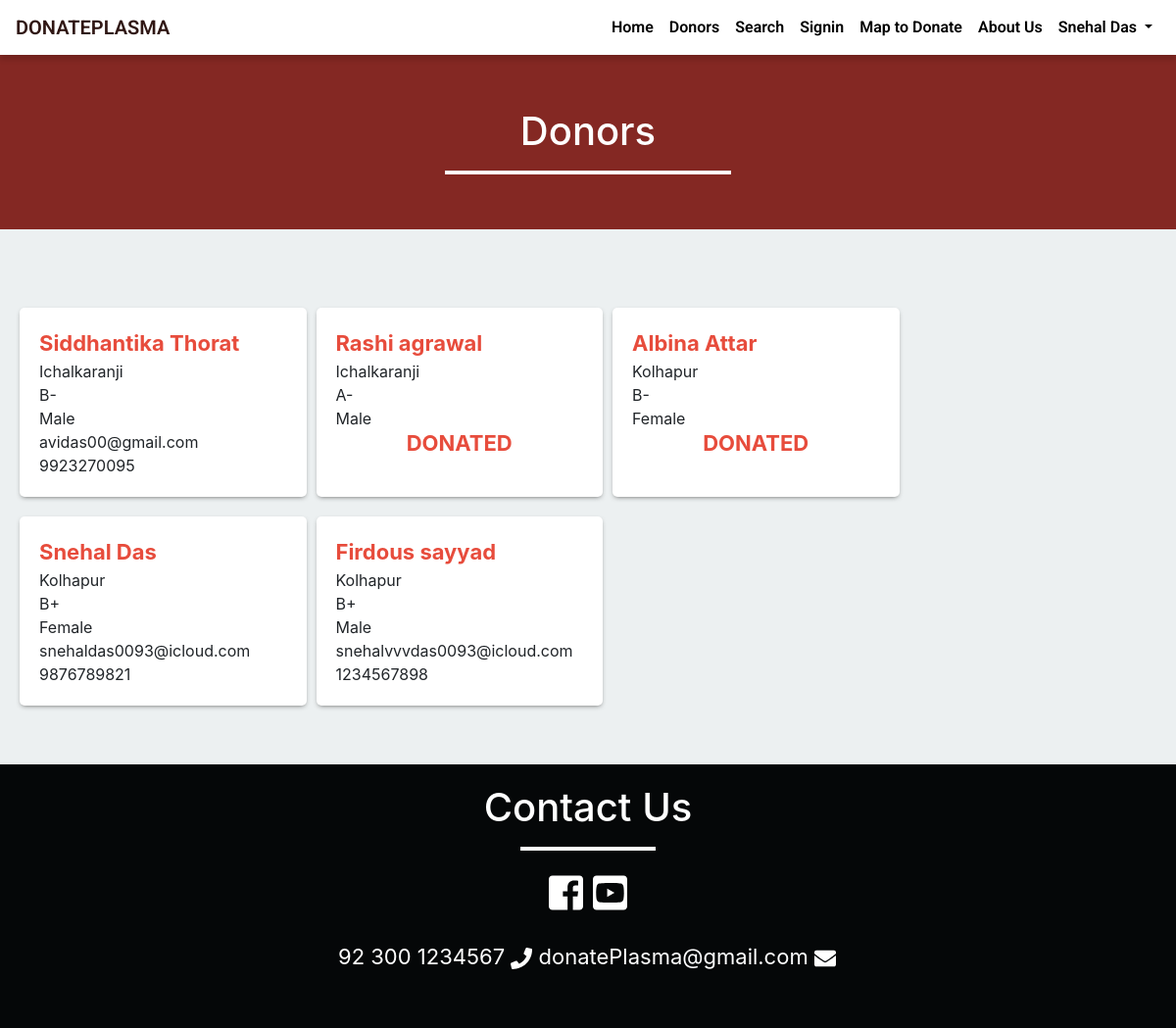
Screenshot of /donor.php (signed in) with the database file from the repository.
### tables this page shows
CREATE TABLE `donor` (
  `id` int(11) NOT NULL,
  `name` varchar(50) NOT NULL,
  `gender` varchar(10) NOT NULL,
  `email` varchar(50) NOT NULL,
  `city` varchar(50) NOT NULL,
  `dob` varchar(50) NOT NULL,
  `contact_no` varchar(10) NOT NULL,
  `save_life_date` varchar(20) NOT NULL,
  `password` varchar(100) NOT NULL,
  `blood_group` varchar(10) NOT NULL
);

### donor.php (the view, shortened to what this page needs)
<?php
	include ('include/header.php');
?>
<div class="container-fluid red-background size">
	<div class="row">
		<div class="col-md-6 offset-md-3">
			<h1 class="text-center">Donors</h1>
			<hr class="white-bar">
		</div>
	</div>
</div>
<div class="container" style="padding: 60px 0;">
	<div class="row data">
	<?php
	$sql = "SELECT * FROM donor";
	$result = mysqli_query($connection,$sql);
	if( mysqli_num_rows($result)>0){
		while($row = mysqli_fetch_assoc($result)){
			if($row['save_life_date']=='0'){
				echo '
			<div class= "col-md-3 col-sm-12 col-lg-3 donors_data">
				<span class ="name">'.$row['name'].'</span>
				<span>'.$row['city'].'</span>
				<span>'.$row['blood_group'].'</span>
				<span>'.$row['gender'].'</span>
				<span>'.$row['email'].'</span>
				<span>'.$row['contact_no'].'</span>
				</div>
			   ';
			}else{
				$date = $row['save_life_date'];
				$start = date_create("$date");
								$end = date_create();
								$diff = date_diff($start,$end);
								$diffMonth = $diff->m;
								if($diffMonth >=3){
									echo '
			<div class= "col-md-3 col-sm-12 col-lg-3 donors_data">
				<span class ="name">'.$row['name'].'</span>
				<span>'.$row['city'].'</span>
				<span>'.$row['blood_group'].'</span>
				<span>'.$row['gender'].'</span>
				<span>'.$row['email'].'</span>
				<span>'.$row['contact_no'].'</span>
				</div>
			   ';
								}else{
									echo '
									<div class= "col-md-3 col-sm-12 col-lg-3 donors_data">
										 <span class ="name">'.$row['name'].'</span>
										 <span>'.$row['city'].'</span>
										 <span>'.$row['blood_group'].'</span>
										 <span>'.$row['gender'].'</span>
										 <h4 class="name text-center">DONATED</h4>
										 </div>
										';
								}
			}
		}
	}
	?>
	</div>
</div>
<?php
	include ('include/footer.php');
?>

### css/styles.css (style rules this page uses)
h1, h2, h3, h4, h5, h6 { color: #7893a8; }
h1 { font-weight: 300; font-size: 40px; }
h3, h4 { font-weight: 300; }

### css/custom.css (style rules this page uses)
.white-bar { height: 3px; width: 50%; color: white; background-color: white; }
.red-background { background-color: #842823; min-height: 460px; height: auto; padding: 10px }

### donor.php (style rules this page uses)
.size { min-height: 0px; padding: 60px 0 40px 0; }
h1 { color: white; }
span { display: block; }
.name { color: #e74c3c; font-size: 22px; font-weight: 700; }
.donors_data { background-color: white; border-radius: 5px; margin:20px 5px 0px 5px; -webkit-box-shadow: 0px 2px 5px -2px rgba(89,89,89,0.95); -moz-box-shadow: 0px 2px 5px -2px rgba(89,89,89,0.95); box-shadow: 0px 2px 5px -2px rgba(89,89,89,0.95); padding: 20px; }

### rows the page displays
donor: name "Siddhantika Thorat", city "Ichalkaranji", blood_group "B-", gender "Male", email "avidas00@gmail.com", contact_no "9923270095"
donor: name "Rashi agrawal", city "Ichalkaranji", blood_group "A-", gender "Male"
donor: name "Albina Attar", city "Kolhapur", blood_group "B-", gender "Female"
donor: name "Snehal Das", city "Kolhapur", blood_group "B+", gender "Female", email "snehaldas0093@icloud.com", contact_no "9876789821"
donor: name "Firdous sayyad", city "Kolhapur", blood_group "B+", gender "Male", email "snehalvvvdas0093@icloud.com", contact_no "1234567898"

### other values shown
$_SESSION['name'] "Snehal Das"
